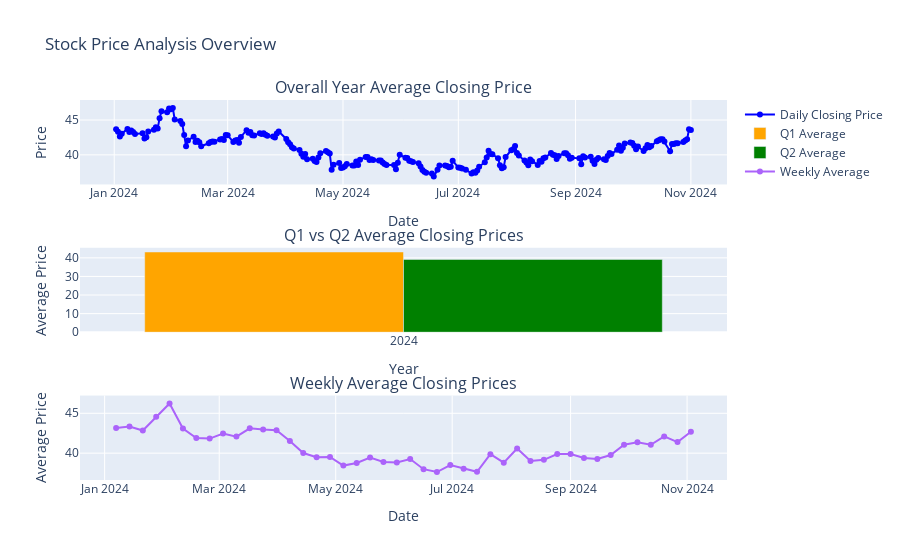

The cell this chart's notebook holds for it:
### Markdown cell above
### Visualizations:

### Code cell
import pandas as pd
import plotly.graph_objs as go
from plotly.subplots import make_subplots
from dash import Dash, dcc, html
from dash.dependencies import Input, Output

# Load your historical stock price data
data = pd.read_csv('/Users/kavya/Downloads/Masters/Yocket/Finalised docs/ASU/MSBA/Fall term /Q2/Classes/SCM 517 - Business Process Analytics/Individual Assi 1/HistoricalData_1730767821606.csv')
data['Date'] = pd.to_datetime(data['Date'])

# Clean the numeric columns
for col in ['Close/Last', 'Open', 'High', 'Low']:
    # Remove dollar signs and commas, then convert to float
    data[col] = data[col].replace({r'\$': '', r',': ''}, regex=True).astype(float)

# Create Year and Quarter columns
data['Year'] = data['Date'].dt.year
data['Quarter'] = data['Date'].dt.to_period('Q')

# Calculate overall metrics
overall_avg = data['Close/Last'].mean()
median_price = data['Close/Last'].median()
variance_price = data['Close/Last'].var()
std_dev_price = data['Close/Last'].std()

# Calculate Q1 and Q2 averages
q1_avg = data[data['Date'].dt.month.isin([1, 2, 3])].groupby('Year')['Close/Last'].mean().reset_index()
q2_avg = data[data['Date'].dt.month.isin([4, 5, 6])].groupby('Year')['Close/Last'].mean().reset_index()

# Calculate weekly averages
weekly_avg = data.resample('W', on='Date')['Close/Last'].mean().reset_index()

# Create subplots for visualization
fig = make_subplots(rows=3, cols=1, subplot_titles=(
    'Overall Year Average Closing Price',
    'Q1 vs Q2 Average Closing Prices',
    'Weekly Average Closing Prices'
))

# Overall Year Average Closing Price
fig.add_trace(go.Scatter(
    x=data['Date'],
    y=data['Close/Last'],
    mode='lines+markers',
    name='Daily Closing Price',
    hoverinfo='x+y',
    marker=dict(color='blue')
), row=1, col=1)

# Q1 vs Q2 Average Closing Prices
fig.add_trace(go.Bar(
    x=q1_avg['Year'],
    y=q1_avg['Close/Last'],
    name='Q1 Average',
    hoverinfo='x+y',
    marker_color='orange'
), row=2, col=1)

fig.add_trace(go.Bar(
    x=q2_avg['Year'],
    y=q2_avg['Close/Last'],
    name='Q2 Average',
    hoverinfo='x+y',
    marker_color='green'
), row=2, col=1)

# Weekly Average Closing Prices
fig.add_trace(go.Scatter(
    x=weekly_avg['Date'],
    y=weekly_avg['Close/Last'],
    mode='lines+markers',
    name='Weekly Average',
    hoverinfo='x+y'
), row=3, col=1)

# Update layout
fig.update_layout(title='Stock Price Analysis Overview', height=900)
fig.update_xaxes(title_text='Date', row=1, col=1)
fig.update_yaxes(title_text='Price', row=1, col=1)
fig.update_xaxes(title_text='Year', row=2, col=1)
fig.update_yaxes(title_text='Average Price', row=2, col=1)
fig.update_xaxes(title_text='Date', row=3, col=1)
fig.update_yaxes(title_text='Average Price', row=3, col=1)

# Show the figure
fig.show()

# Display key metrics
print(f'Overall Average Closing Price: ${overall_avg:.2f}')
print(f'Median Closing Price: ${median_price:.2f}')
print(f'Variance of Closing Prices: {variance_price:.2f}')
print(f'Standard Deviation of Closing Prices: {std_dev_price:.2f}')

### Figure 1 — Plotly figure (JSON) as saved in the notebook; plotly's stock layout.template omitted (floating-point values rounded to 4 significant figures; data arrays with more than 128 entries replaced by an {"elided": "..."} marker saying what was removed)
{"data": [{"hoverinfo": "x+y", "marker": {"color": "blue"}, "mode": "lines+markers", "name": "Daily Closing Price", "type": "scatter", "x": {"elided": "212 str values"}, "xaxis": "x", "y": {"elided": "212 float values"}, "yaxis": "y"}, {"hoverinfo": "x+y", "marker": {"color": "orange"}, "name": "Q1 Average", "type": "bar", "x": [2024], "xaxis": "x2", "y": [43.14], "yaxis": "y2"}, {"hoverinfo": "x+y", "marker": {"color": "green"}, "name": "Q2 Average", "type": "bar", "x": [2024], "xaxis": "x2", "y": [39.13], "yaxis": "y2"}, {"hoverinfo": "x+y", "mode": "lines+markers", "name": "Weekly Average", "type": "scatter", "x": ["2024-01-07T00:00:00", "2024-01-14T00:00:00", "2024-01-21T00:00:00", "2024-01-28T00:00:00", "2024-02-04T00:00:00", "2024-02-11T00:00:00", "2024-02-18T00:00:00", "2024-02-25T00:00:00", "2024-03-03T00:00:00", "2024-03-10T00:00:00", "2024-03-17T00:00:00", "2024-03-24T00:00:00", "2024-03-31T00:00:00", "2024-04-07T00:00:00", "2024-04-14T00:00:00", "2024-04-21T00:00:00", "2024-04-28T00:00:00", "2024-05-05T00:00:00", "2024-05-12T00:00:00", "2024-05-19T00:00:00", "2024-05-26T00:00:00", "2024-06-02T00:00:00", "2024-06-09T00:00:00", "2024-06-16T00:00:00", "2024-06-23T00:00:00", "2024-06-30T00:00:00", "2024-07-07T00:00:00", "2024-07-14T00:00:00", "2024-07-21T00:00:00", "2024-07-28T00:00:00", "2024-08-04T00:00:00", "2024-08-11T00:00:00", "2024-08-18T00:00:00", "2024-08-25T00:00:00", "2024-09-01T00:00:00", "2024-09-08T00:00:00", "2024-09-15T00:00:00", "2024-09-22T00:00:00", "2024-09-29T00:00:00", "2024-10-06T00:00:00", "2024-10-13T00:00:00", "2024-10-20T00:00:00", "2024-10-27T00:00:00", "2024-11-03T00:00:00"], "xaxis": "x3", "y": [43.16, 43.35, 42.83, 44.58, 46.22, 43.09, 41.9, 41.83, 42.45, 42.08, 43.12, 42.97, 42.88, 41.53, 40.02, 39.48, 39.52, 38.44, 38.78, 39.46, 38.91, 38.84, 39.26, 37.99, 37.63, 38.51, 38.06, 37.66, 39.87, 38.81, 40.58, 39.01, 39.16, 39.89, 39.89, 39.39, 39.28, 39.77, 41.07, 41.35, 41.05, 42.1, 41.39, 42.68], "yaxis": "y3"}], "layout": {"annotations": [{"font": {"size": 16}, "showarrow": false, "text": "Overall Year Average Closing Price", "x": 0.5, "xanchor": "center", "xref": "paper", "y": 1, "yanchor": "bottom", "yref": "paper"}, {"font": {"size": 16}, "showarrow": false, "text": "Q1 vs Q2 Average Closing Prices", "x": 0.5, "xanchor": "center", "xref": "paper", "y": 0.6111, "yanchor": "bottom", "yref": "paper"}, {"font": {"size": 16}, "showarrow": false, "text": "Weekly Average Closing Prices", "x": 0.5, "xanchor": "center", "xref": "paper", "y": 0.2222, "yanchor": "bottom", "yref": "paper"}], "autosize": true, "title": {"text": "Stock Price Analysis Overview"}, "xaxis": {"anchor": "y", "autorange": true, "domain": [0, 1], "range": ["2023-12-14 10:37:47.2461", "2024-11-19 13:22:12.7539"], "title": {"text": "Date"}, "type": "date"}, "xaxis2": {"anchor": "y2", "autorange": true, "domain": [0, 1], "range": [2024.0, 2024.0], "title": {"text": "Year"}, "type": "linear"}, "xaxis3": {"anchor": "y3", "autorange": true, "domain": [0, 1], "range": ["2023-12-19 15:01:29.6089", "2024-11-21 08:58:30.3911"], "title": {"text": "Date"}, "type": "date"}, "yaxis": {"anchor": "x", "autorange": true, "domain": [0.7778, 1], "range": [36.05, 47.58], "title": {"text": "Price"}, "type": "linear"}, "yaxis2": {"anchor": "x2", "autorange": true, "domain": [0.3889, 0.6111], "range": [0, 45.41], "title": {"text": "Average Price"}, "type": "linear"}, "yaxis3": {"anchor": "x3", "autorange": true, "domain": [0, 0.2222], "range": [36.9, 46.96], "title": {"text": "Average Price"}, "type": "linear"}}}
